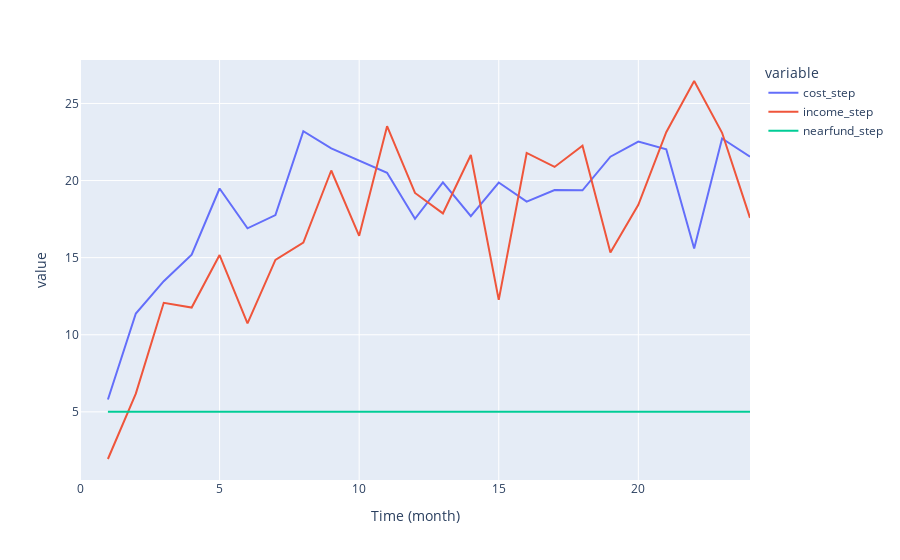

Write notebook code for a chart like this one.
### Code cell
px.line(var_df,y=['cost_step','income_step','nearfund_step'])

### Figure 1 — Plotly figure (JSON) as saved in the notebook; plotly's stock layout.template omitted (floating-point values rounded to 4 significant figures)
{"data": [{"hovertemplate": "variable=cost_step<br>Time (month)=%{x}<br>value=%{y}<extra></extra>", "legendgroup": "cost_step", "line": {"color": "#636efa", "dash": "solid"}, "mode": "lines", "name": "cost_step", "orientation": "v", "showlegend": true, "type": "scatter", "x": [0, 1, 2, 3, 4, 5, 6, 7, 8, 9, 10, 11, 12, 13, 14, 15, 16, 17, 18, 19, 20, 21, 22, 23, 24], "xaxis": "x", "y": [null, 5.8, 11.38, 13.47, 15.19, 19.48, 16.9, 17.76, 23.2, 22.09, 21.28, 20.51, 17.52, 19.88, 17.68, 19.87, 18.64, 19.38, 19.36, 21.55, 22.53, 22.03, 15.6, 22.73, 21.55], "yaxis": "y"}, {"hovertemplate": "variable=income_step<br>Time (month)=%{x}<br>value=%{y}<extra></extra>", "legendgroup": "income_step", "line": {"color": "#EF553B", "dash": "solid"}, "mode": "lines", "name": "income_step", "orientation": "v", "showlegend": true, "type": "scatter", "x": [0, 1, 2, 3, 4, 5, 6, 7, 8, 9, 10, 11, 12, 13, 14, 15, 16, 17, 18, 19, 20, 21, 22, 23, 24], "xaxis": "x", "y": [null, 1.942, 6.18, 12.07, 11.77, 15.17, 10.74, 14.86, 15.97, 20.65, 16.41, 23.53, 19.2, 17.87, 21.66, 12.26, 21.79, 20.88, 22.25, 15.34, 18.43, 23.13, 26.46, 23.1, 17.58], "yaxis": "y"}, {"hovertemplate": "variable=nearfund_step<br>Time (month)=%{x}<br>value=%{y}<extra></extra>", "legendgroup": "nearfund_step", "line": {"color": "#00cc96", "dash": "solid"}, "mode": "lines", "name": "nearfund_step", "orientation": "v", "showlegend": true, "type": "scatter", "x": [0, 1, 2, 3, 4, 5, 6, 7, 8, 9, 10, 11, 12, 13, 14, 15, 16, 17, 18, 19, 20, 21, 22, 23, 24], "xaxis": "x", "y": [null, 5, 5, 5, 5, 5, 5, 5, 5, 5, 5, 5, 5, 5, 5, 5, 5, 5, 5, 5, 5, 5, 5, 5, 5], "yaxis": "y"}], "layout": {"legend": {"title": {"text": "variable"}, "tracegroupgap": 0}, "margin": {"t": 60}, "xaxis": {"anchor": "y", "domain": [0, 1], "title": {"text": "Time (month)"}}, "yaxis": {"anchor": "x", "domain": [0, 1], "title": {"text": "value"}}}}
